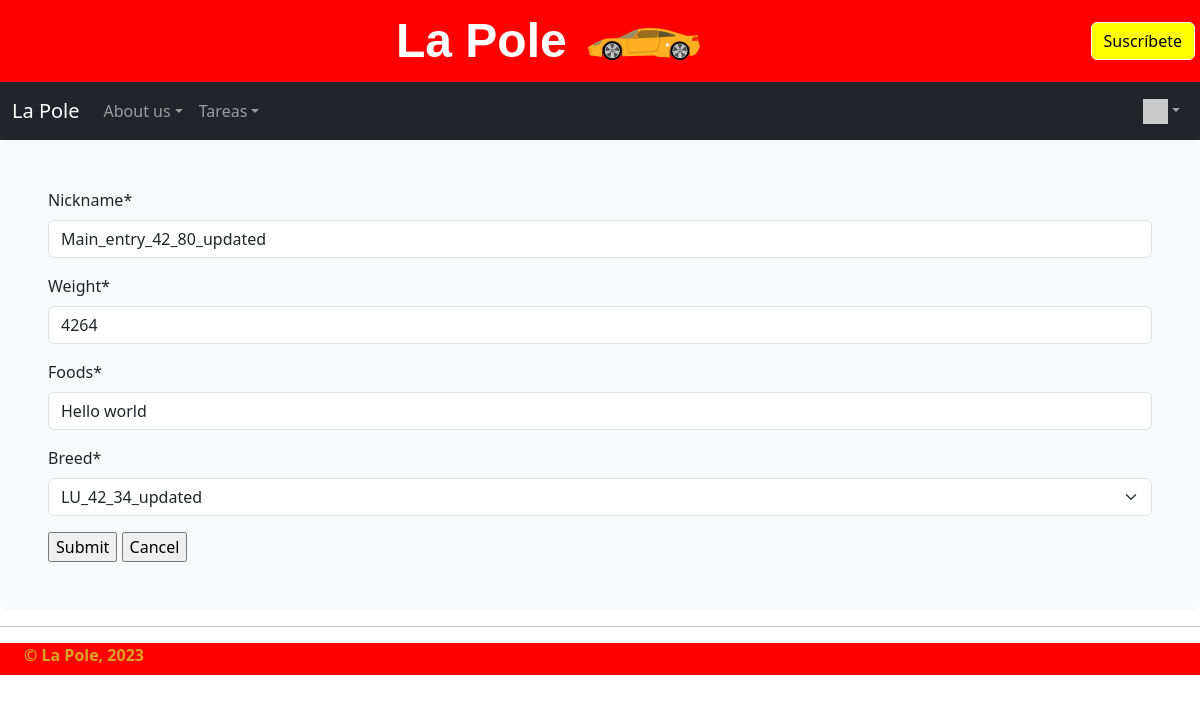
The app's page /cats/main/2/update/ (signed in) with its own data.
### cats/models.py (models this page shows, shortened)
class Cat(models.Model):
    nickname = models.CharField(
            max_length=200,
            validators=[MinLengthValidator(2, "Nickname must be greater than 1 character")]
    )
    weight = models.PositiveIntegerField()
    foods = models.CharField(max_length=300)
    breed = models.ForeignKey('Breed', on_delete=models.CASCADE, null=False)

### cats/views.py (the view)
# urls.py: path('main/<int:pk>/update/', views.CatUpdate.as_view(), name='cat_update'),
class CatUpdate(LoginRequiredMixin, UpdateView):
    model = Cat
    fields = '__all__'
    success_url = reverse_lazy('cats:all')

### cats/models.py (called while the page is built)
    def __str__(self):
        return self.name

### home/context_processors.py (called while the page is built)
def settings(request):
    return {
        'settings': django_settings,
    }

### home/templatetags/app_tags.py (called while the page is built)
@register.filter(name='gravatar')
def gravatar(user, size=35):
    email = str(user.email.strip().lower()).encode('utf-8')
    email_hash = md5(email).hexdigest()
    url = "//www.gravatar.com/avatar/{0}?s={1}&d=identicon&r=PG"
    return url.format(email_hash, size)

### cats/templates/cats/cat_form.html (shortened to what this page needs)
{% extends "home/layout.html" %}
{% load crispy_forms_tags %}
{% block content %}
  <form action="" method="post">
    {{ form|crispy }}
    <input type="submit" value="Submit">
    <input type="submit" onclick="window.location='{% url 'cats:all' %}' ; return false;" value="Cancel">
  </form>
{% endblock %}

### home/static/home/site1.css (style rules this page uses)
body { background-image: linear-gradient(180deg, rgb(219, 218, 218), #fff 100px, #fff); }

### records on screen
Cat: nickname "Main_entry_42_80_updated", weight "4264", foods "Hello world", breed "LU_42_34_updated"
